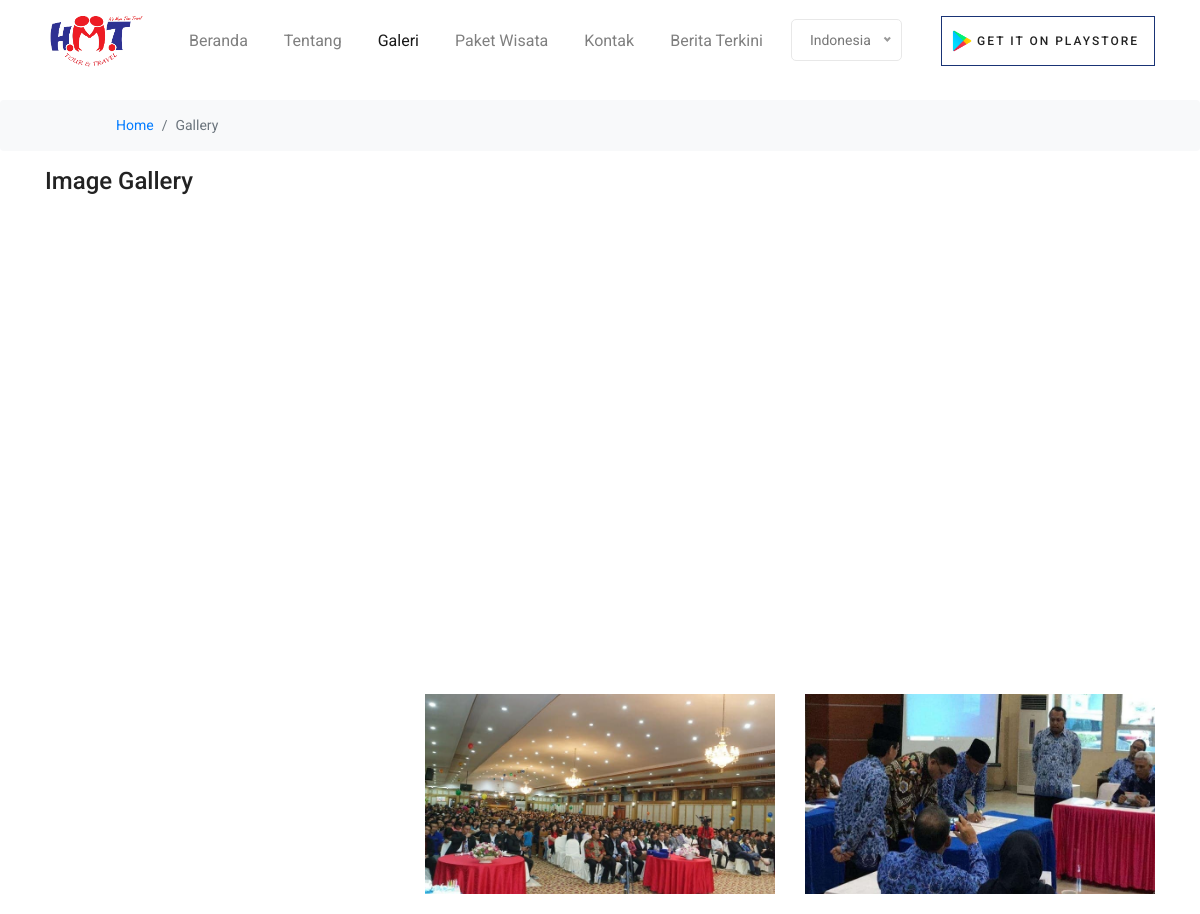
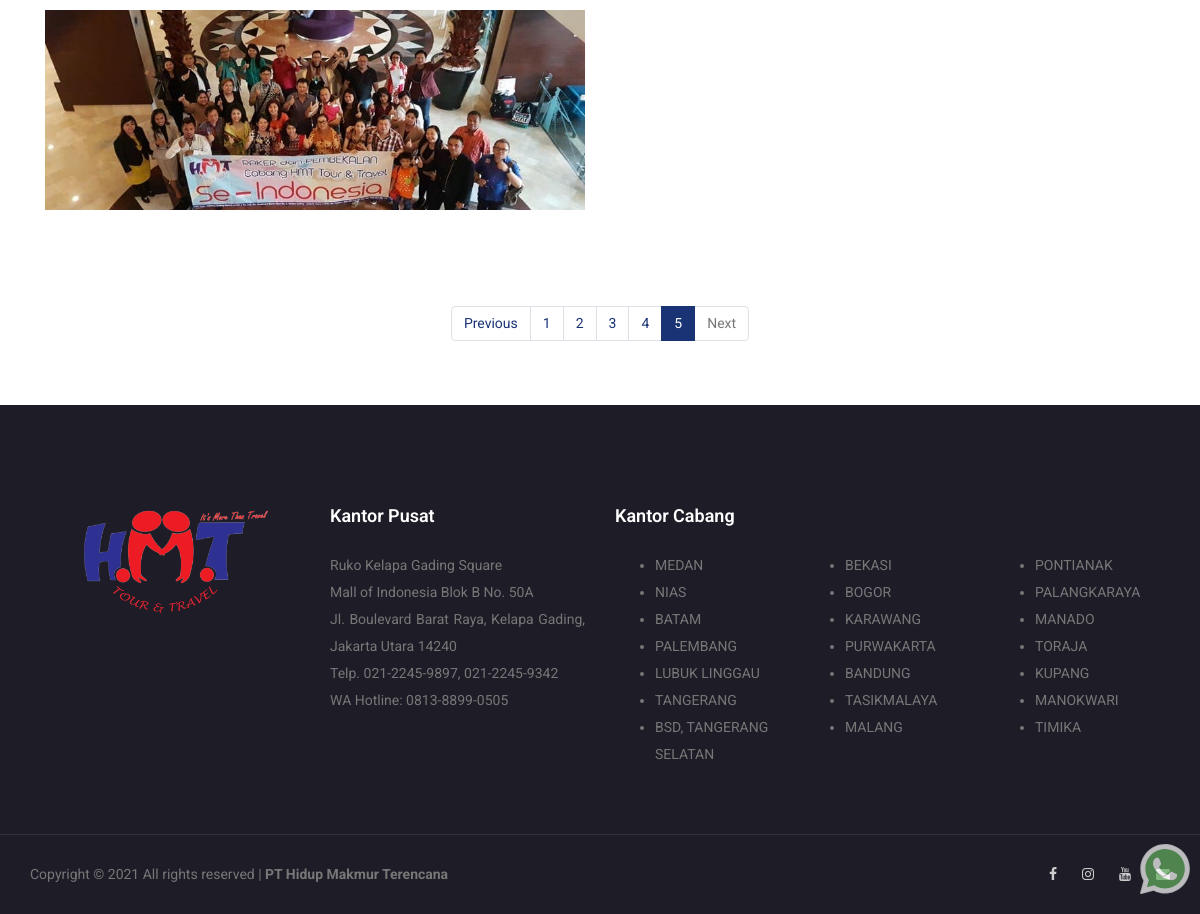
The app's page /gallery.php?lang=id&halaman=5 with its own data (2 pictures, top to bottom).
### tables this page shows
CREATE TABLE `foto` (
  `id` int(11) NOT NULL,
  `foto` varchar(255) DEFAULT NULL,
  `kode` varchar(255) DEFAULT NULL
);

### gallery.php (the view, shortened to what this page needs)
<?php include('header.php'); ?>
<div style="margin-top:100px;">
	<nav aria-label="breadcrumb">
	  <ol class="breadcrumb">
		<li class="breadcrumb-item breadcrumb-first"><a href="index.php">Home</a></li>
		<li class="breadcrumb-item active" aria-current="page">Gallery</li>
	  </ol>
	</nav>
</div>
<div class="container mb-5">
	<h3 class="title_color">Image Gallery</h3>
	<div class="row gallery-item">
		<?php
		include 'conn.php';
		$batas = 10;
		$halaman = isset($_GET['halaman'])?(int)$_GET['halaman'] : 1;
		$halaman_awal = ($halaman>1) ? ($halaman * $batas) - $batas : 0;
		$previous = $halaman - 1;
		$next = $halaman + 1;
		$data = mysqli_query($conn,"select * from foto");
		$jumlah_data = mysqli_num_rows($data);
		$total_halaman = ceil($jumlah_data / $batas);
		$data_produk = mysqli_query($conn,"select * from foto limit $halaman_awal, $batas");
		while ($d = mysqli_fetch_array($data_produk)) {
		?>
			<div class="<?php if($d['kode']==1) { echo "col-4";} else {echo"col-6";} ?>">
				<a href="img/gallery/<?= $d['foto']; ?>.jpg" class="img-gal">
					<div class="single-gallery-image" style="background: url(img/gallery/<?= $d['foto']; ?>.jpg);"></div>
				</a>
			</div>
		<?php } ?>
	</div>
</div>
		<nav class="py-5">
			<ul class="pagination justify-content-center">
				<li class="page-item">
					<a class="page-link" <?php if($halaman > 1){ echo "href='gallery.php".$langParamBuilder."&halaman=".$previous."'"; } ?>>Previous</a>
				</li>
				<?php
				for($x=1;$x<=$total_halaman;$x++){
					?>
					<li class="page-item <?php if($halaman == $x){echo 'active';} ?>"><a class="page-link" href="gallery.php<?= $langParamBuilder ?>&halaman=<?php echo $x ?>"><?php echo $x; ?></a></li>
					<?php
				}
				?>
				<li class="page-item">
					<a  class="page-link" <?php if($halaman < $total_halaman) { echo "href='gallery.php$langParamBuilder&halaman=$next'"; } ?>> Next</a>
				</li>
			</ul>
		</nav>
<?php include('footer.php') ?>

### records on screen
foto: shows a picture
foto: shows a picture
foto: shows a picture

### other values on screen
$menu['label'] "Beranda"
$menu['label'] "Tentang"
$menu['label'] "Galeri"
$menu['label'] "Paket Wisata"
$menu['label'] "Kontak"
$menu['label'] "Berita Terkini"
$global['btnPlayStore'][$lang] "GET IT ON PLAYSTORE"
$footer["kantor"][$lang] "Kantor Pusat"
$footer["cabang"][$lang] "Kantor Cabang"
